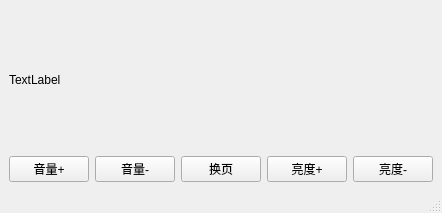
<?xml version="1.0" encoding="UTF-8"?>
<ui version="4.0">
 <class>MainWindow</class>
 <widget class="QMainWindow" name="MainWindow">
  <property name="geometry">
   <rect>
    <x>0</x>
    <y>0</y>
    <width>250</width>
    <height>213</height>
   </rect>
  </property>
  <property name="windowTitle">
   <string>MainWindow</string>
  </property>
  <widget class="QWidget" name="centralwidget">
   <layout class="QVBoxLayout" name="verticalLayout">
    <item>
     <widget class="ClickableLabel" name="lb_display">
      <property name="maximumSize">
       <size>
        <width>320</width>
        <height>240</height>
       </size>
      </property>
      <property name="text">
       <string>TextLabel</string>
      </property>
     </widget>
    </item>
    <item>
     <layout class="QHBoxLayout" name="horizontalLayout">
      <item>
       <widget class="QPushButton" name="pb1">
        <property name="text">
         <string>音量+</string>
        </property>
       </widget>
      </item>
      <item>
       <widget class="QPushButton" name="pb2">
        <property name="text">
         <string>音量-</string>
        </property>
       </widget>
      </item>
      <item>
       <widget class="QPushButton" name="pb5">
        <property name="text">
         <string>换页</string>
        </property>
       </widget>
      </item>
      <item>
       <widget class="QPushButton" name="pb3">
        <property name="text">
         <string>亮度+</string>
        </property>
       </widget>
      </item>
      <item>
       <widget class="QPushButton" name="pb4">
        <property name="text">
         <string>亮度-</string>
        </property>
       </widget>
      </item>
     </layout>
    </item>
   </layout>
  </widget>
  <widget class="QMenuBar" name="menubar">
   <property name="geometry">
    <rect>
     <x>0</x>
     <y>0</y>
     <width>250</width>
     <height>17</height>
    </rect>
   </property>
  </widget>
  <widget class="QStatusBar" name="statusbar"/>
 </widget>
 <customwidgets>
  <customwidget>
   <class>ClickableLabel</class>
   <extends>QLabel</extends>
   <header>clabel.h</header>
  </customwidget>
 </customwidgets>
 <resources/>
 <connections/>
</ui>
